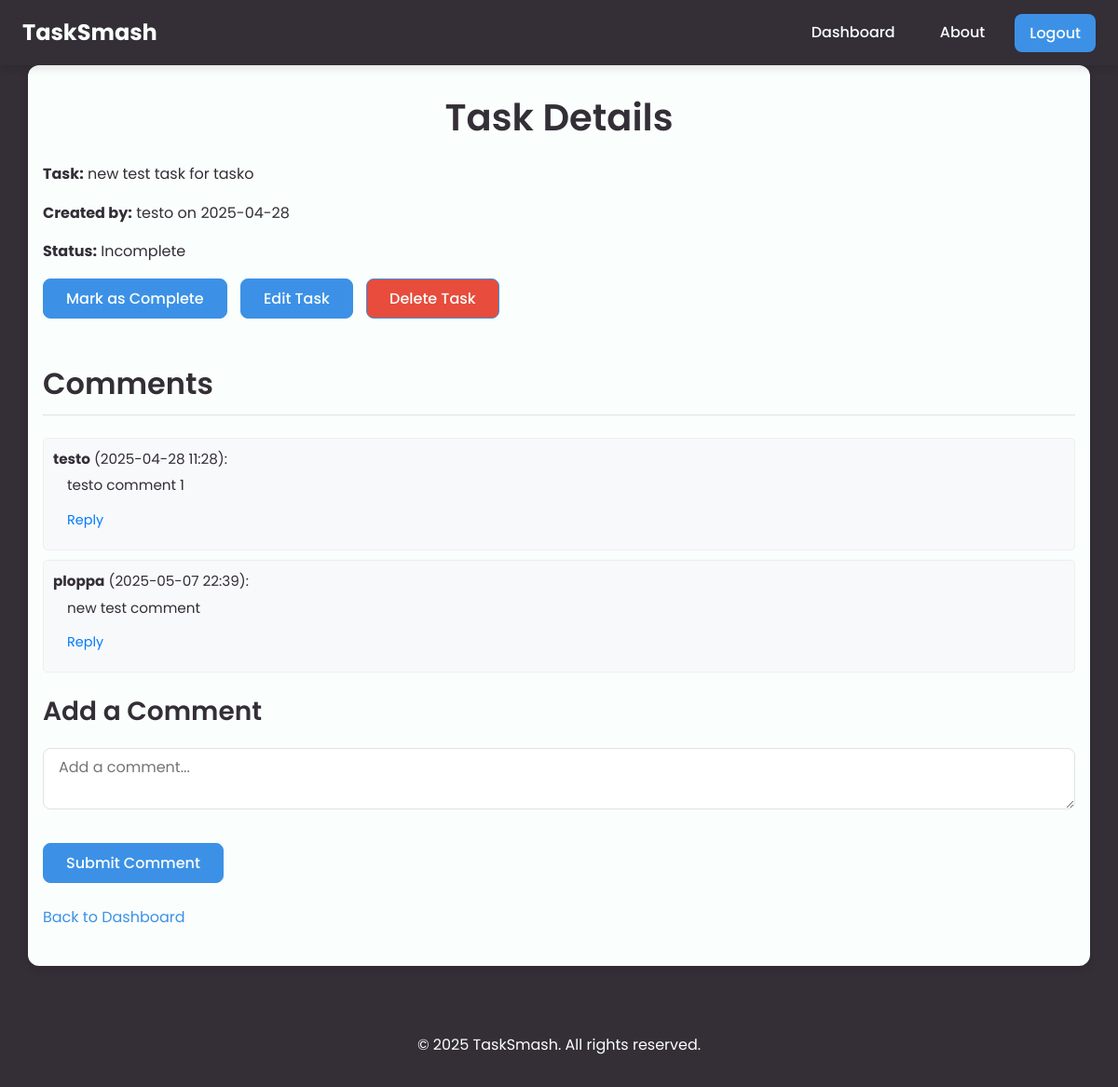
Screenshot of /todo/view/4 (signed in) with the database file from the repository.
### app/models.py (models this page shows, shortened)
class Todo(db.Model):
    id = db.Column(db.Integer, primary_key=True)
    content = db.Column(db.String(200), nullable=False)
    created_at = db.Column(db.DateTime, default=datetime.utcnow)
    user_id = db.Column(db.Integer, db.ForeignKey('user.id'), nullable=False)
    completed = db.Column(db.Boolean, default=False)
    edit_count = db.Column(db.Integer, default=0)
    comments = db.relationship('Comment', back_populates='task', cascade="all, delete-orphan")

class User(db.Model, UserMixin):
    id = db.Column(db.Integer, primary_key=True)
    username = db.Column(db.String(50), unique=True, nullable=False)
    email = db.Column(db.String(100), unique=True, nullable=False)
    password_hash = db.Column(db.String(100), nullable=False)
    todos = db.relationship('Todo', backref='user', lazy=True)
    comments = db.relationship('Comment', back_populates='user', cascade="all, delete-orphan")
    user_achievements = db.relationship('UserAchievement', backref='user', lazy=True)

class Comment(db.Model):
    id = db.Column(db.Integer, primary_key=True)
    content = db.Column(db.String(500), nullable=False)
    created_at = db.Column(db.DateTime, default=datetime.utcnow)
    user_id = db.Column(db.Integer, db.ForeignKey('user.id'), nullable=False)
    task_id = db.Column(db.Integer, db.ForeignKey('todo.id'), nullable=False)
    parent_id = db.Column(db.Integer, db.ForeignKey('comment.id'), nullable=True)
    user = db.relationship('User', back_populates='comments')
    task = db.relationship('Todo', back_populates='comments')
    replies = db.relationship('Comment', backref=db.backref('parent', remote_side=[id]), lazy='dynamic')

### app/blueprints/todo.py (the view)
@todo_bp.route("/view/<int:task_id>")
@login_required
def view_task(task_id):
    task = Todo.query.options(
                db.joinedload(Todo.user),                           # Eager load the task's author
                db.joinedload(Todo.comments).joinedload(Comment.user) # Eager load comments and their authors
            ).get_or_404(task_id)
    top_level_comments = sorted(
        [c for c in task.comments if c.parent_id is None],
        key=lambda x: x.created_at # Sort by creation time
    )
    return render_template("task.html", task=task, comments=top_level_comments)

### app/templates/task.html (shortened to what this page needs)
{% extends 'base.html' %}
{% block body %}
<section class="App Content"> <h1>Task Details</h1>
    <p><strong>Task:</strong> {{ task.content }}</p>
    <p><strong>Created by:</strong> {{ task.user.username }} on {{ task.created_at.strftime("%Y-%m-%d") }}</p>
    <p><strong>Status:</strong> {% if task.completed %}Completed{% else %}Incomplete{% endif %}</p>
    {% if task.user_id == current_user.id %}
        <div class="task-actions" style="margin-bottom: 20px;">
            {% if not task.completed %}
            <form action="{{ url_for('todo.complete_task', task_id=task.id) }}" method="POST" style="display: inline-block; margin-right: 10px;">
                <button type="submit" class="btn">Mark as Complete</button>
            </form>
            <form action="{{ url_for('todo.edit_todo', id=task.id) }}" method="GET" style="display: inline-block; margin-right: 10px;">
                <button type="submit" class="btn">Edit Task</button>
            </form>
            {% endif %}
            <form action="{{ url_for('todo.delete_todo', id=task.id) }}" method="POST" style="display: inline-block;">
                <button type="submit" class="btn btn-danger" style="background-color: #e74c3c;">Delete Task</button> </form>
        </div>
    {% endif %}
    <h2>Comments</h2>
    <div class="comments-section">
        {% if comments %}
            {% for comment in comments %}
                <div class="comment-item" style="border: 1px solid #eee; padding: 10px; margin-bottom: 10px; border-radius: 5px;">
                    <p><strong>{{ comment.user.username }}</strong> ({{ comment.created_at.strftime("%Y-%m-%d %H:%M") }}):</p>
                    <p style="margin-left: 15px;">{{ comment.content }}</p>
                    <details style="margin-left: 15px; margin-top: 5px;">
                        <summary style="cursor: pointer; color: #007bff;">Reply</summary>
                    </details>
                </div>
            {% else %}
             <p>No comments yet.</p>
            {% endfor %}
        {% else %}
            <p>No comments yet.</p>
        {% endif %}
    </div>
    <div class="add-comment-form" style="margin-top: 20px;">
        <h3>Add a Comment</h3>
        <form action="{{ url_for('comment.add_comment', task_id=task.id) }}" method="POST">
            <textarea name="content" placeholder="Add a comment..." required style="width: 100%; min-height: 60px; margin-bottom: 10px;"></textarea><br>
            <button type="submit" class="btn">Submit Comment</button>
        </form>
    </div>
    <p style="margin-top: 20px;"><a href="{{ url_for('main.dashboard') }}">Back to Dashboard</a></p>
</section>
{% endblock %}

### app/static/styles/variables.css (style rules this page uses)
:root { --primary-blue: #3C91E6; --light-blue: #A0C4FF; --dark-gray: #342E37; --accent-green: #A2D729; --accent-orange: #FA824C; --light-bg: #FAFFFD; --medium-gray: #888888; --text-color-dark: var(--dark-gray); --text-color-light: var(--light-bg); --border-color: #dee2e6; --danger-color: #dc3545; --success-color: #28a745; --warning-color: #ffc107; --info-color: #17a2b8; --font-primary: 'Poppins', sans-serif; --font-secondary: sans-serif; --spacing-xs: 0.25rem; --spacing-sm: 0.5rem; --spacing-md: 1rem; --spacing-lg: 1.5rem; --spacing-xl: 2rem; --spacing-xxl: 3rem; --border-radius-sm: 0.25rem; --border-radius-md: 0.5rem; --border-radius-lg: 0.75rem; --border-width: 1px; --shadow-sm: 0 1px 3px rgba(0, 0, 0, 0.1); --shadow-md: 0 4px 8px rgba(0, 0, 0, 0.1); --shadow-lg: 0 10px 20px rgba(0, 0, 0, 0.1); --transition-fast: 0.2s ease; --transition-medium: 0.3s ease; }

### app/static/styles/global.css (style rules this page uses)
*, *::before, *::after { box-sizing: border-box; }
body, h1, h2, h3, h4, h5, h6, p, ul, ol, li, figure, figcaption, blockquote, dl, dd { margin: 0; padding: 0; }
body { font-family: var(--font-primary); background-color: var(--dark-gray); color: var(--text-color-dark); line-height: 1.6; min-height: 100vh; display: flex; flex-direction: column; }
h1, h2, h3, h4, h5, h6 { margin-bottom: var(--spacing-md); font-weight: 600; color: var(--dark-gray); }
h1 { font-size: 2.5rem; text-align: center; }
h2 { font-size: 2rem; border-bottom: var(--border-width) solid var(--border-color); padding-bottom: var(--spacing-sm); margin-bottom: var(--spacing-lg); }
h3 { font-size: 1.75rem; }
p { margin-bottom: var(--spacing-md); }
a { color: var(--primary-blue); text-decoration: none; transition: color var(--transition-fast); }

### app/static/styles/layout.css (style rules this page uses)
.App.Content, .content-container { max-width: 1140px; margin-left: auto; margin-right: auto; padding: var(--spacing-lg) var(--spacing-md); background-color: var(--light-bg); border-radius: var(--border-radius-lg); box-shadow: var(--shadow-md); margin-bottom: var(--spacing-xl); }

### app/static/styles/buttons.css (style rules this page uses)
.btn, button, input[type="submit"], input[type="button"], input[type="reset"] { display: inline-block; padding: var(--spacing-sm) var(--spacing-lg); font-family: var(--font-primary); font-size: 1rem; font-weight: 500; text-align: center; text-decoration: none; white-space: nowrap; vertical-align: middle; cursor: pointer; user-select: none; border: var(--border-width) solid transparent; border-radius: var(--border-radius-md); transition: color var(--transition-fast), background-color var(--transition-fast), border-color var(--transition-fast), box-shadow var(--transition-fast); }
.btn, button[type="submit"], input[type="submit"] { color: var(--text-color-light); background-color: var(--primary-blue); border-color: var(--primary-blue); }
.btn-danger { color: var(--text-color-light); background-color: var(--danger-color); border-color: var(--danger-color); }

### app/static/styles/forms.css (style rules this page uses)
form { margin-bottom: var(--spacing-lg); }
input[type="text"], input[type="password"], input[type="email"], textarea { display: block; width: 100%; padding: var(--spacing-sm) var(--spacing-md); font-size: 1rem; font-family: var(--font-primary); line-height: 1.5; color: var(--dark-gray); background-color: #fff; background-clip: padding-box; border: var(--border-width) solid var(--border-color); border-radius: var(--border-radius-md); transition: border-color var(--transition-fast), box-shadow var(--transition-fast); }
textarea { min-height: 80px; resize: vertical; }

### app/static/styles/auth.css (style rules this page uses)
.comment-item { margin-bottom: var(--spacing-md); padding: var(--spacing-sm); background-color: #f8f9fa; border-radius: var(--border-radius-sm); border-left: 3px solid var(--light-blue); }
.comment-item p { margin-bottom: var(--spacing-xs); font-size: 0.95rem; }
.comment-item strong { color: var(--dark-gray); }
.comment-item details summary { cursor: pointer; color: var(--primary-blue); font-size: 0.9em; margin-top: var(--spacing-sm); display: inline-block; }

### rows the page displays
Todo: content "new test task for tasko", created_at "2025-04-28"
User: user.username "testo"
Comment: user.username "testo", created_at "2025-04-28 11:28", content "testo comment 1"
Comment: user.username "ploppa", created_at "2025-05-07 22:39", content "new test comment"
